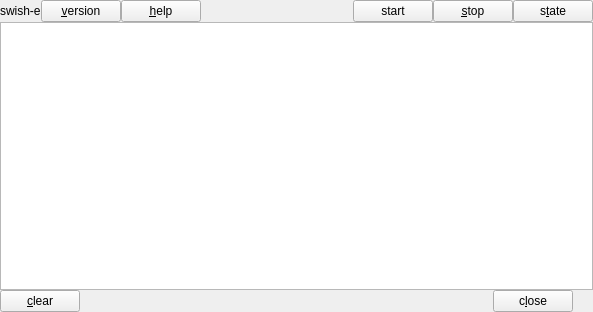
<?xml version="1.0" encoding="UTF-8"?>
<ui version="4.0">
 <class>MIndexDir2</class>
 <widget class="QWidget" name="MIndexDir2">
  <property name="geometry">
   <rect>
    <x>0</x>
    <y>0</y>
    <width>593</width>
    <height>312</height>
   </rect>
  </property>
  <property name="windowTitle">
   <string>Marcion | index directory</string>
  </property>
  <property name="windowIcon">
   <iconset resource="resfile.qrc">
    <normaloff>:/new/icons/icons/folderwork.png</normaloff>:/new/icons/icons/folderwork.png</iconset>
  </property>
  <layout class="QVBoxLayout" name="verticalLayout">
   <item>
    <layout class="QHBoxLayout" name="horizontalLayout_2">
     <item>
      <widget class="QLabel" name="label">
       <property name="text">
        <string>swish-e</string>
       </property>
      </widget>
     </item>
     <item>
      <widget class="QPushButton" name="btVersion">
       <property name="text">
        <string>&amp;version</string>
       </property>
      </widget>
     </item>
     <item>
      <widget class="QPushButton" name="btHelp">
       <property name="text">
        <string>&amp;help</string>
       </property>
      </widget>
     </item>
     <item>
      <spacer name="horizontalSpacer">
       <property name="orientation">
        <enum>Qt::Horizontal</enum>
       </property>
       <property name="sizeHint" stdset="0">
        <size>
         <width>40</width>
         <height>20</height>
        </size>
       </property>
      </spacer>
     </item>
     <item>
      <widget class="QPushButton" name="btStart">
       <property name="text">
        <string>start</string>
       </property>
       <property name="icon">
        <iconset resource="resfile.qrc">
         <normaloff>:/new/icons/icons/work.png</normaloff>:/new/icons/icons/work.png</iconset>
       </property>
       <property name="shortcut">
        <string>Ctrl+E</string>
       </property>
      </widget>
     </item>
     <item>
      <widget class="QPushButton" name="btStop">
       <property name="text">
        <string>&amp;stop</string>
       </property>
       <property name="icon">
        <iconset resource="resfile.qrc">
         <normaloff>:/new/icons/icons/stop.png</normaloff>:/new/icons/icons/stop.png</iconset>
       </property>
      </widget>
     </item>
     <item>
      <widget class="QPushButton" name="btState">
       <property name="text">
        <string>s&amp;tate</string>
       </property>
       <property name="icon">
        <iconset resource="resfile.qrc">
         <normaloff>:/new/icons/icons/qmark.png</normaloff>:/new/icons/icons/qmark.png</iconset>
       </property>
      </widget>
     </item>
    </layout>
   </item>
   <item>
    <widget class="MFileChooser" name="wdgDir" native="true"/>
   </item>
   <item>
    <widget class="CMsgBrowser" name="txtOutput">
     <property name="undoRedoEnabled">
      <bool>false</bool>
     </property>
     <property name="readOnly">
      <bool>true</bool>
     </property>
     <property name="acceptRichText">
      <bool>false</bool>
     </property>
     <property name="openLinks">
      <bool>false</bool>
     </property>
    </widget>
   </item>
   <item>
    <layout class="QHBoxLayout" name="horizontalLayout">
     <property name="rightMargin">
      <number>20</number>
     </property>
     <item>
      <widget class="QPushButton" name="btClear">
       <property name="text">
        <string>&amp;clear</string>
       </property>
      </widget>
     </item>
     <item>
      <spacer name="horizontalSpacer_2">
       <property name="orientation">
        <enum>Qt::Horizontal</enum>
       </property>
       <property name="sizeHint" stdset="0">
        <size>
         <width>40</width>
         <height>20</height>
        </size>
       </property>
      </spacer>
     </item>
     <item>
      <widget class="QPushButton" name="btClose">
       <property name="text">
        <string>c&amp;lose</string>
       </property>
       <property name="icon">
        <iconset resource="resfile.qrc">
         <normaloff>:/new/icons/icons/stop.png</normaloff>:/new/icons/icons/stop.png</iconset>
       </property>
       <property name="shortcut">
        <string>Esc</string>
       </property>
      </widget>
     </item>
    </layout>
   </item>
  </layout>
 </widget>
 <layoutdefault spacing="0" margin="0"/>
 <customwidgets>
  <customwidget>
   <class>CMsgBrowser</class>
   <extends>QTextBrowser</extends>
   <header>cmsgbrowser.h</header>
  </customwidget>
  <customwidget>
   <class>MFileChooser</class>
   <extends>QWidget</extends>
   <header>filechooser.h</header>
   <container>1</container>
  </customwidget>
 </customwidgets>
 <resources>
  <include location="resfile.qrc"/>
 </resources>
 <connections/>
</ui>
